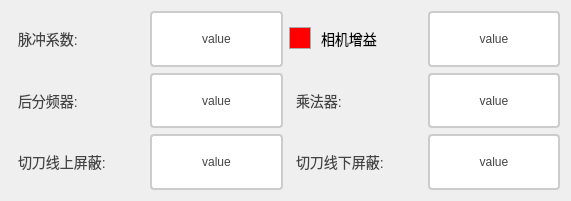
      <widget class="QWidget" name="layoutWidget_9">
       <property name="geometry">
        <rect>
         <x>10</x>
         <y>360</y>
         <width>571</width>
         <height>201</height>
        </rect>
       </property>
       <layout class="QVBoxLayout" name="verticalLayout_4">
        <item>
         <layout class="QHBoxLayout" name="horizontalLayout_13">
          <item>
           <layout class="QHBoxLayout" name="horizontalLayout_44">
            <item>
             <widget class="QLabel" name="label_55">
              <property name="styleSheet">
               <string notr="true">/* 基础标签样式 */
QLabel {
    color: #444444;          /* 主文字色 */
    font-size: 14px;         /* 标准字号 */
    background: transparent; /* 透明背景 */
    padding: 2px 4px;        /* 基础内边距 */
}

/* 标题样式 */
QLabel.title {
    font-size: 16px;
    font-weight: 600;
    color: #333333;
    border-bottom: 1px solid #DDDDDD; /* 下划线装饰 */
    padding-bottom: 4px;
}

/* 副标题/次要文本 */
QLabel.subtitle {
    color: #666666;
    font-size: 13px;
    font-style: italic;
}

/* 强调文本 */
QLabel.emphasis {
    color: #333333;
    font-weight: 500;
    background-color: #F5F5F5;
    border-radius: 3px;
    padding: 4px 8px;
}

/* 状态标签（成功/警告/错误） */
QLabel[state=&quot;success&quot;] {
    color: #228B22;          /* 森林绿 */
    border-left: 3px solid #228B22;
    padding-left: 8px;
}

QLabel[state=&quot;warning&quot;] {
    color: #FF8C00;          /* 暗橙 */
    border-left: 3px solid #FF8C00;
    padding-left: 8px;
}

QLabel[state=&quot;error&quot;] {
    color: #B22222;          /* 砖红 */
    border-left: 3px solid #B22222;
    padding-left: 8px;
}

/* 数据展示标签 */
QLabel.data {
    color: #2F4F4F;          /* 深石板灰 */
    font-family: monospace;
    border: 1px solid #E0E0E0;
    background-color: #FFFFFF;
    padding: 6px 12px;
    border-radius: 4px;
}

/* 禁用状态 */
QLabel:disabled {
    color: #AAAAAA;
    background-color: transparent;
}

/* 链接样式（伪链接效果） */
QLabel.link {
    color: #4682B4;          /* 钢蓝 */
    text-decoration: underline;
    border-bottom: 1px dotted #4682B4;
}

/* 图标标签 */
QLabel.icon {
    qproperty-alignment: AlignCenter;
    border: 1px solid #E0E0E0;
    border-radius: 4px;
    background-color: #FFFFFF;
    padding: 12px;
}</string>
              </property>
              <property name="text">
               <string>脉冲系数:</string>
              </property>
             </widget>
            </item>
            <item>
             <widget class="QPushButton" name="btn_maichongxishu">
              <property name="sizePolicy">
               <sizepolicy hsizetype="Minimum" vsizetype="Minimum">
                <horstretch>0</horstretch>
                <verstretch>0</verstretch>
               </sizepolicy>
              </property>
              <property name="styleSheet">
               <string notr="true">QPushButton {
    padding: 6px 14px;
    border: 2px solid #CCC;
    border-radius: 4px;
    background-color: white;
    color: #444;
}

QPushButton:hover {
    border-color: #999;
    background-color: #F5F5F5;
}

QPushButton:pressed {
    border-color: #777;
    background-color: #EEE;
}</string>
              </property>
              <property name="text">
               <string>value</string>
              </property>
             </widget>
            </item>
           </layout>
          </item>
          <item>
           <layout class="QHBoxLayout" name="horizontalLayout_45">
            <item>
             <widget class="QCheckBox" name="ckb_xiangjizengyi">
              <property name="styleSheet">
               <string notr="true">QCheckBox {
    /* 默认样式 */
    spacing: 10px; /* 文字和框框之间的间距 */
    font-size: 14px; /* 字体大小 */
}

QCheckBox::indicator {
    /* 按钮的大小 */
    width: 20px;
    height: 20px;
}

QCheckBox::indicator:unchecked {
    /* 未选中状态的样式 */
    background-color:rgb(255, 0, 0); /* 背景颜色 */
    border: 1px solid darkgray; /* 边框颜色 */
}

QCheckBox::indicator:unchecked:hover {
    /* 未选中状态鼠标悬停时的样式 */
    background-color: gray; /* 背景颜色 */
}

QCheckBox::indicator:checked {
    /* 选中状态的样式 */
    background-color: rgb(0, 255, 0); /* 背景颜色 */
    border: 1px solid darkred; /* 边框颜色 */
}

QCheckBox::indicator:checked:hover {
    /* 选中状态鼠标悬停时的样式 */
    background-color: darkred; /* 背景颜色 */
}</string>
              </property>
              <property name="text">
               <string>相机增益</string>
              </property>
             </widget>
            </item>
            <item>
             <widget class="QPushButton" name="btn_xiangjizengyi">
              <property name="sizePolicy">
               <sizepolicy hsizetype="Minimum" vsizetype="Minimum">
                <horstretch>0</horstretch>
                <verstretch>0</verstretch>
               </sizepolicy>
              </property>
              <property name="styleSheet">
               <string notr="true">QPushButton {
    padding: 6px 14px;
    border: 2px solid #CCC;
    border-radius: 4px;
    background-color: white;
    color: #444;
}

QPushButton:hover {
    border-color: #999;
    background-color: #F5F5F5;
}

QPushButton:pressed {
    border-color: #777;
    background-color: #EEE;
}</string>
              </property>
              <property name="text">
               <string>value</string>
              </property>
             </widget>
            </item>
           </layout>
          </item>
         </layout>
        </item>
        <item>
         <layout class="QHBoxLayout" name="horizontalLayout_14">
          <item>
           <layout class="QHBoxLayout" name="horizontalLayout_46">
            <item>
             <widget class="QLabel" name="label_57">
              <property name="styleSheet">
               <string notr="true">/* 基础标签样式 */
QLabel {
    color: #444444;          /* 主文字色 */
    font-size: 14px;         /* 标准字号 */
    background: transparent; /* 透明背景 */
    padding: 2px 4px;        /* 基础内边距 */
}

/* 标题样式 */
QLabel.title {
    font-size: 16px;
    font-weight: 600;
    color: #333333;
    border-bottom: 1px solid #DDDDDD; /* 下划线装饰 */
    padding-bottom: 4px;
}

/* 副标题/次要文本 */
QLabel.subtitle {
    color: #666666;
    font-size: 13px;
    font-style: italic;
}

/* 强调文本 */
QLabel.emphasis {
    color: #333333;
    font-weight: 500;
    background-color: #F5F5F5;
    border-radius: 3px;
    padding: 4px 8px;
}

/* 状态标签（成功/警告/错误） */
QLabel[state=&quot;success&quot;] {
    color: #228B22;          /* 森林绿 */
    border-left: 3px solid #228B22;
    padding-left: 8px;
}

QLabel[state=&quot;warning&quot;] {
    color: #FF8C00;          /* 暗橙 */
    border-left: 3px solid #FF8C00;
    padding-left: 8px;
}

QLabel[state=&quot;error&quot;] {
    color: #B22222;          /* 砖红 */
    border-left: 3px solid #B22222;
    padding-left: 8px;
}

/* 数据展示标签 */
QLabel.data {
    color: #2F4F4F;          /* 深石板灰 */
    font-family: monospace;
    border: 1px solid #E0E0E0;
    background-color: #FFFFFF;
    padding: 6px 12px;
    border-radius: 4px;
}

/* 禁用状态 */
QLabel:disabled {
    color: #AAAAAA;
    background-color: transparent;
}

/* 链接样式（伪链接效果） */
QLabel.link {
    color: #4682B4;          /* 钢蓝 */
    text-decoration: underline;
    border-bottom: 1px dotted #4682B4;
}

/* 图标标签 */
QLabel.icon {
    qproperty-alignment: AlignCenter;
    border: 1px solid #E0E0E0;
    border-radius: 4px;
    background-color: #FFFFFF;
    padding: 12px;
}</string>
              </property>
              <property name="text">
               <string>后分频器:</string>
              </property>
             </widget>
            </item>
            <item>
             <widget class="QPushButton" name="btn_houfenpinqi">
              <property name="sizePolicy">
               <sizepolicy hsizetype="Minimum" vsizetype="Minimum">
                <horstretch>0</horstretch>
                <verstretch>0</verstretch>
               </sizepolicy>
              </property>
              <property name="styleSheet">
               <string notr="true">QPushButton {
    padding: 6px 14px;
    border: 2px solid #CCC;
    border-radius: 4px;
    background-color: white;
    color: #444;
}

QPushButton:hover {
    border-color: #999;
    background-color: #F5F5F5;
}

QPushButton:pressed {
    border-color: #777;
    background-color: #EEE;
}</string>
              </property>
              <property name="text">
               <string>value</string>
              </property>
             </widget>
            </item>
           </layout>
          </item>
          <item>
           <layout class="QHBoxLayout" name="horizontalLayout_47">
            <item>
             <widget class="QLabel" name="label_56">
              <property name="styleSheet">
               <string notr="true">/* 基础标签样式 */
QLabel {
    color: #444444;          /* 主文字色 */
    font-size: 14px;         /* 标准字号 */
    background: transparent; /* 透明背景 */
    padding: 2px 4px;        /* 基础内边距 */
}

/* 标题样式 */
QLabel.title {
    font-size: 16px;
    font-weight: 600;
    color: #333333;
    border-bottom: 1px solid #DDDDDD; /* 下划线装饰 */
    padding-bottom: 4px;
}

/* 副标题/次要文本 */
QLabel.subtitle {
    color: #666666;
    font-size: 13px;
    font-style: italic;
}

/* 强调文本 */
QLabel.emphasis {
    color: #333333;
    font-weight: 500;
    background-color: #F5F5F5;
    border-radius: 3px;
    padding: 4px 8px;
}

/* 状态标签（成功/警告/错误） */
QLabel[state=&quot;success&quot;] {
    color: #228B22;          /* 森林绿 */
    border-left: 3px solid #228B22;
    padding-left: 8px;
}

QLabel[state=&quot;warning&quot;] {
    color: #FF8C00;          /* 暗橙 */
    border-left: 3px solid #FF8C00;
    padding-left: 8px;
}

QLabel[state=&quot;error&quot;] {
    color: #B22222;          /* 砖红 */
    border-left: 3px solid #B22222;
    padding-left: 8px;
}

/* 数据展示标签 */
QLabel.data {
    color: #2F4F4F;          /* 深石板灰 */
    font-family: monospace;
    border: 1px solid #E0E0E0;
    background-color: #FFFFFF;
    padding: 6px 12px;
    border-radius: 4px;
}

/* 禁用状态 */
QLabel:disabled {
    color: #AAAAAA;
    background-color: transparent;
}

/* 链接样式（伪链接效果） */
QLabel.link {
    color: #4682B4;          /* 钢蓝 */
    text-decoration: underline;
    border-bottom: 1px dotted #4682B4;
}

/* 图标标签 */
QLabel.icon {
    qproperty-alignment: AlignCenter;
    border: 1px solid #E0E0E0;
    border-radius: 4px;
    background-color: #FFFFFF;
    padding: 12px;
}</string>
              </property>
              <property name="text">
               <string>乘法器:</string>
              </property>
             </widget>
            </item>
            <item>
             <widget class="QPushButton" name="btn_chengfaqi">
              <property name="sizePolicy">
               <sizepolicy hsizetype="Minimum" vsizetype="Minimum">
                <horstretch>0</horstretch>
                <verstretch>0</verstretch>
               </sizepolicy>
              </property>
              <property name="styleSheet">
               <string notr="true">QPushButton {
    padding: 6px 14px;
    border: 2px solid #CCC;
    border-radius: 4px;
    background-color: white;
    color: #444;
}

QPushButton:hover {
    border-color: #999;
    background-color: #F5F5F5;
}

QPushButton:pressed {
    border-color: #777;
    background-color: #EEE;
}</string>
              </property>
              <property name="text">
               <string>value</string>
              </property>
             </widget>
            </item>
           </layout>
          </item>
         </layout>
        </item>
        <item>
         <layout class="QHBoxLayout" name="horizontalLayout_15">
          <item>
           <layout class="QHBoxLayout" name="horizontalLayout_48">
            <item>
             <widget class="QLabel" name="label_59">
              <property name="styleSheet">
               <string notr="true">/* 基础标签样式 */
QLabel {
    color: #444444;          /* 主文字色 */
    font-size: 14px;         /* 标准字号 */
    background: transparent; /* 透明背景 */
    padding: 2px 4px;        /* 基础内边距 */
}

/* 标题样式 */
QLabel.title {
    font-size: 16px;
    font-weight: 600;
    color: #333333;
    border-bottom: 1px solid #DDDDDD; /* 下划线装饰 */
    padding-bottom: 4px;
}

/* 副标题/次要文本 */
QLabel.subtitle {
    color: #666666;
    font-size: 13px;
    font-style: italic;
}

/* 强调文本 */
QLabel.emphasis {
    color: #333333;
    font-weight: 500;
    background-color: #F5F5F5;
    border-radius: 3px;
    padding: 4px 8px;
}

/* 状态标签（成功/警告/错误） */
QLabel[state=&quot;success&quot;] {
    color: #228B22;          /* 森林绿 */
    border-left: 3px solid #228B22;
    padding-left: 8px;
}

QLabel[state=&quot;warning&quot;] {
    color: #FF8C00;          /* 暗橙 */
    border-left: 3px solid #FF8C00;
    padding-left: 8px;
}

QLabel[state=&quot;error&quot;] {
    color: #B22222;          /* 砖红 */
    border-left: 3px solid #B22222;
    padding-left: 8px;
}

/* 数据展示标签 */
QLabel.data {
    color: #2F4F4F;          /* 深石板灰 */
    font-family: monospace;
    border: 1px solid #E0E0E0;
    background-color: #FFFFFF;
    padding: 6px 12px;
    border-radius: 4px;
}

/* 禁用状态 */
QLabel:disabled {
    color: #AAAAAA;
    background-color: transparent;
}

/* 链接样式（伪链接效果） */
QLabel.link {
    color: #4682B4;          /* 钢蓝 */
    text-decoration: underline;
    border-bottom: 1px dotted #4682B4;
}

/* 图标标签 */
QLabel.icon {
    qproperty-alignment: AlignCenter;
    border: 1px solid #E0E0E0;
    border-radius: 4px;
    background-color: #FFFFFF;
    padding: 12px;
}</string>
              </property>
              <property name="text">
               <string>切刀线上屏蔽:</string>
              </property>
             </widget>
            </item>
            <item>
             <widget class="QPushButton" name="btn_qiedaoxianshangpingbi">
              <property name="sizePolicy">
               <sizepolicy hsizetype="Minimum" vsizetype="Minimum">
                <horstretch>0</horstretch>
                <verstretch>0</verstretch>
               </sizepolicy>
              </property>
              <property name="styleSheet">
               <string notr="true">QPushButton {
    padding: 6px 14px;
    border: 2px solid #CCC;
    border-radius: 4px;
    background-color: white;
    color: #444;
}

QPushButton:hover {
    border-color: #999;
    background-color: #F5F5F5;
}

QPushButton:pressed {
    border-color: #777;
    background-color: #EEE;
}</string>
              </property>
              <property name="text">
               <string>value</string>
              </property>
             </widget>
            </item>
           </layout>
          </item>
          <item>
           <layout class="QHBoxLayout" name="horizontalLayout_49">
            <item>
             <widget class="QLabel" name="label_60">
              <property name="styleSheet">
               <string notr="true">/* 基础标签样式 */
QLabel {
    color: #444444;          /* 主文字色 */
    font-size: 14px;         /* 标准字号 */
    background: transparent; /* 透明背景 */
    padding: 2px 4px;        /* 基础内边距 */
}

/* 标题样式 */
QLabel.title {
    font-size: 16px;
    font-weight: 600;
    color: #333333;
    border-bottom: 1px solid #DDDDDD; /* 下划线装饰 */
    padding-bottom: 4px;
}

/* 副标题/次要文本 */
QLabel.subtitle {
    color: #666666;
    font-size: 13px;
    font-style: italic;
}

/* 强调文本 */
QLabel.emphasis {
    color: #333333;
    font-weight: 500;
    background-color: #F5F5F5;
    border-radius: 3px;
    padding: 4px 8px;
}

/* 状态标签（成功/警告/错误） */
QLabel[state=&quot;success&quot;] {
    color: #228B22;          /* 森林绿 */
    border-left: 3px solid #228B22;
    padding-left: 8px;
}

QLabel[state=&quot;warning&quot;] {
    color: #FF8C00;          /* 暗橙 */
    border-left: 3px solid #FF8C00;
    padding-left: 8px;
}

QLabel[state=&quot;error&quot;] {
    color: #B22222;          /* 砖红 */
    border-left: 3px solid #B22222;
    padding-left: 8px;
}

/* 数据展示标签 */
QLabel.data {
    color: #2F4F4F;          /* 深石板灰 */
    font-family: monospace;
    border: 1px solid #E0E0E0;
    background-color: #FFFFFF;
    padding: 6px 12px;
    border-radius: 4px;
}

/* 禁用状态 */
QLabel:disabled {
    color: #AAAAAA;
    background-color: transparent;
}

/* 链接样式（伪链接效果） */
QLabel.link {
    color: #4682B4;          /* 钢蓝 */
    text-decoration: underline;
    border-bottom: 1px dotted #4682B4;
}

/* 图标标签 */
QLabel.icon {
    qproperty-alignment: AlignCenter;
    border: 1px solid #E0E0E0;
    border-radius: 4px;
    background-color: #FFFFFF;
    padding: 12px;
}</string>
              </property>
              <property name="text">
               <string>切刀线下屏蔽:</string>
              </property>
             </widget>
            </item>
            <item>
             <widget class="QPushButton" name="btn_qiedaoxianxiapingbi">
              <property name="sizePolicy">
               <sizepolicy hsizetype="Minimum" vsizetype="Minimum">
                <horstretch>0</horstretch>
                <verstretch>0</verstretch>
               </sizepolicy>
              </property>
              <property name="styleSheet">
               <string notr="true">QPushButton {
    padding: 6px 14px;
    border: 2px solid #CCC;
    border-radius: 4px;
    background-color: white;
    color: #444;
}

QPushButton:hover {
    border-color: #999;
    background-color: #F5F5F5;
}

QPushButton:pressed {
    border-color: #777;
    background-color: #EEE;
}</string>
              </property>
              <property name="text">
               <string>value</string>
              </property>
             </widget>
            </item>
           </layout>
          </item>
         </layout>
        </item>
       </layout>
      </widget>
